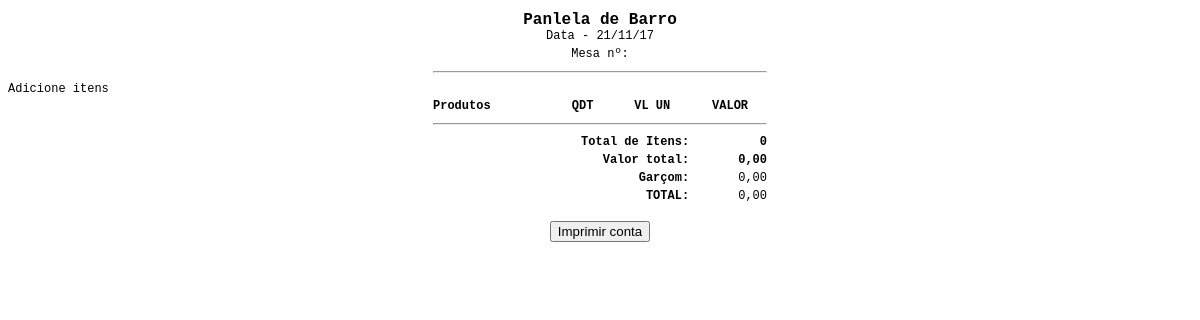
Before: /imprimemesa.php with the older database file.
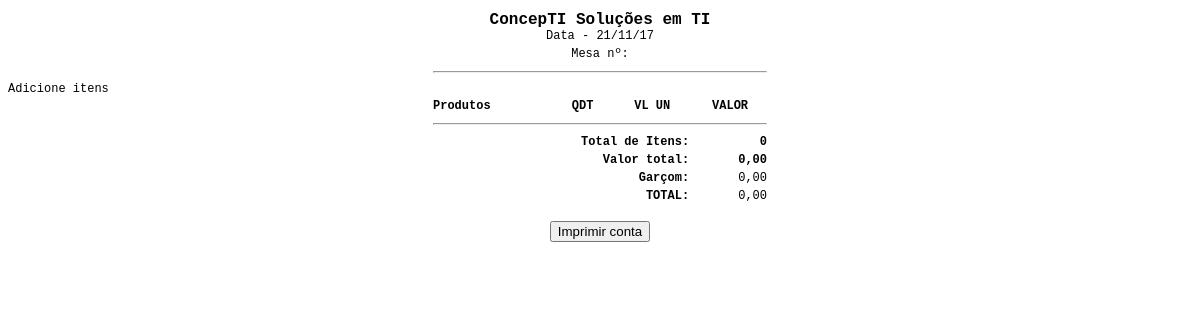
After: the same page with the newer database file.
### tables this page shows
CREATE TABLE `config` (
  `id_conf` int(30) NOT NULL,
  `empresa` varchar(200) NOT NULL,
  `telefone` varchar(30) NOT NULL,
  `pgarcon` int(10) NOT NULL,
  `ativo` int(2) NOT NULL,
  `logo` varchar(100) DEFAULT NULL
);

### imprimemesa.php (the view, shortened to what this page needs)
<?php
$sql = mysql_query("SELECT * FROM config");
$ver = mysql_fetch_array($sql);
?>
<!DOCTYPE html PUBLIC "-//W3C//DTD XHTML 1.0 Transitional//EN" "http://www.w3.org/TR/xhtml1/DTD/xhtml1-transitional.dtd">
<html xmlns="http://www.w3.org/1999/xhtml">
<head>
</head>
<body>
<table width="340" border="0" align="center" class="inputs">
  <tr>
  <?php
 $id_mesa = $_GET['id_mesa'];
 $pgarcon = $_GET['pgarcon'];
 $somatotal = $_GET['somatotal'];
  ?>
	<td align="center"><strong><span class="titulo"><?php echo $ver['empresa']?></span></strong> <br/> Data - <?php echo date("d/m/y") ?></td>
  </tr>
  <tr>
	<td align="center">Mesa nº: <?php echo $id_mesa ?></td>
  </tr>
    <tr>
    <td><hr/></td>
    </tr>
</table>
<table width="340" align="center">
    <tr>
	  <td><strong>Produtos</strong></td>
      <td width="18%" align="center"><strong>QDT</strong></td>
	  <td align="center"><strong>VL UN</strong></td>
	  <td align="center"><strong>VALOR</strong></td>
	  </tr>
	<?php
	$itens = 0;
	$total = 0;
	?>
	<tr class="fontcomanda">
	  <td colspan="4" align="right" class="btn"><hr/></td>
  </tr>
	<tr class="fontcomanda">
	  <td colspan="3" align="right" class="btn"><strong>Total de Itens:</strong></td>
	  <td align="right"><strong><?php echo $itens; ?></strong></td>
  </tr>
	<tr class="fontcomanda">
	  <td colspan="3" align="right" class="btn"><strong>Valor total:</strong></td>
	  <?php $totals = number_format($total, 2, ',', '.'); ?>
	  <td align="right"><strong><?php echo $totals ?></strong></td>
  </tr>
	<tr class="fontcomanda">
	  <td colspan="3" align="right" class="btn"><strong>Garçom:</strong></td>
	  <td align="right"><?php echo number_format($pgarcon,2, ',', '.') ?></td>
  </tr>
	<tr class="fontcomanda">
	  <td colspan="3" align="right" class="btn"><strong>TOTAL:</strong></td>
	  <td align="right"><?php echo number_format($somatotal, 2, ',', '.') ?></td>
  </tr>
	<tr class="fontcomanda">
	  <td colspan="4" align="center" class="btn"><br/>
		<button type="button" onclick="window.print();" />Imprimir conta</button>
	</td>
  </tr>
    </table>
 <br/>
<br/>
</body>
</html>

Changed rows visible on the page:
removed config: empresa "Panlela de Barro"
added config: empresa "ConcepTI Soluções em TI"
